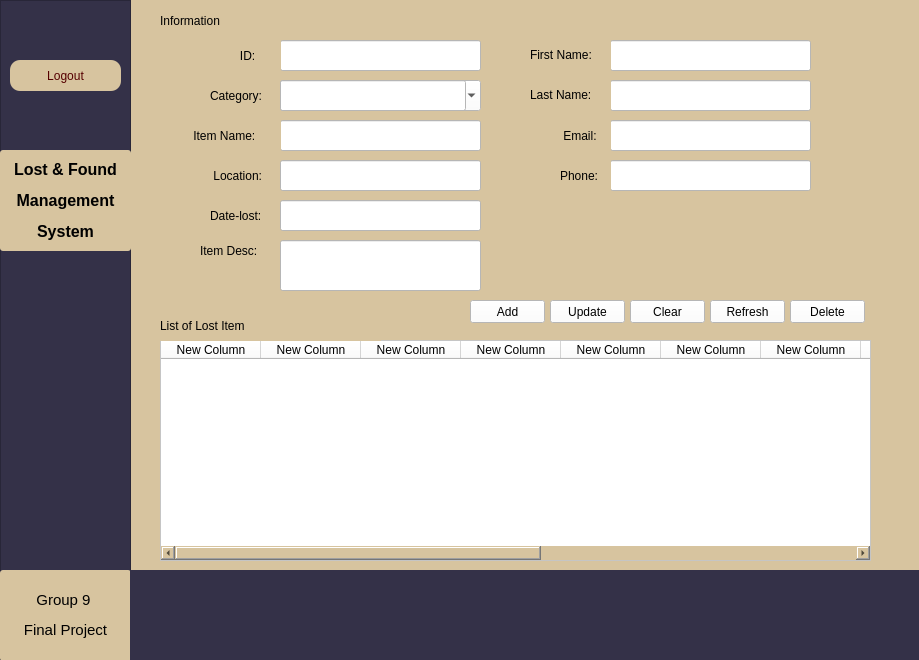
<?xml version="1.0" encoding="UTF-8"?>
<ui version="4.0">
 <class>Form</class>
 <widget class="QWidget" name="Form">
  <property name="geometry">
   <rect>
    <x>0</x>
    <y>0</y>
    <width>919</width>
    <height>660</height>
   </rect>
  </property>
  <property name="windowTitle">
   <string>Form</string>
  </property>
  <widget class="QWidget" name="widget" native="true">
   <property name="geometry">
    <rect>
     <x>-50</x>
     <y>-20</y>
     <width>1001</width>
     <height>741</height>
    </rect>
   </property>
   <property name="styleSheet">
    <string notr="true">background-color:rgb(215, 196, 159)</string>
   </property>
   <widget class="QFrame" name="frame">
    <property name="geometry">
     <rect>
      <x>50</x>
      <y>20</y>
      <width>131</width>
      <height>691</height>
     </rect>
    </property>
    <property name="styleSheet">
     <string notr="true">background-color:rgb(52, 49, 72)</string>
    </property>
    <property name="frameShape">
     <enum>QFrame::StyledPanel</enum>
    </property>
    <property name="frameShadow">
     <enum>QFrame::Raised</enum>
    </property>
    <widget class="QPushButton" name="LogoutButton">
     <property name="geometry">
      <rect>
       <x>10</x>
       <y>60</y>
       <width>111</width>
       <height>31</height>
      </rect>
     </property>
     <property name="toolTip">
      <string>&lt;html&gt;&lt;head/&gt;&lt;body&gt;&lt;p&gt;&lt;span style=&quot; color:#55ffff;&quot;&gt;dfgfdg&lt;/span&gt;&lt;/p&gt;&lt;/body&gt;&lt;/html&gt;</string>
     </property>
     <property name="whatsThis">
      <string>&lt;html&gt;&lt;head/&gt;&lt;body&gt;&lt;p&gt;&lt;span style=&quot; font-size:10pt; font-weight:600; color:#aa9c91;&quot;&gt;Logout&lt;/span&gt;&lt;/p&gt;&lt;/body&gt;&lt;/html&gt;</string>
     </property>
     <property name="styleSheet">
      <string notr="true">QPushButton{
font: 87 9pt &quot;Arial Black&quot;;
border-radius:10px;
background-color:rgb(215, 196, 159);
color:rgb(85, 0, 0);
}

QPushButton:hover{
background-color:rgb(85, 255, 127);
color:rgb(0, 0, 0);
}

QPushButton:pressed{
background-color:rgb(100,170,255);
}</string>
     </property>
     <property name="text">
      <string>Logout</string>
     </property>
    </widget>
    <widget class="QLabel" name="label_11">
     <property name="geometry">
      <rect>
       <x>0</x>
       <y>570</y>
       <width>131</width>
       <height>91</height>
      </rect>
     </property>
     <property name="styleSheet">
      <string notr="true">QLabel{
font: 87 9pt &quot;Arial Black&quot;;
border-radius:3px;
background-color:rgb(215, 196, 159);
color:rgb(0, 0, 0);
}

QLabel:hover{
background-color:rgb(85, 255, 127);
color:rgb(0, 0, 0);
}

QLabel:pressed{
background-color:rgb(170, 170, 255);
}</string>
     </property>
     <property name="text">
      <string>&lt;!DOCTYPE HTML PUBLIC &quot;-//W3C//DTD HTML 4.0//EN&quot; &quot;http://www.w3.org/TR/REC-html40/strict.dtd&quot;&gt;
&lt;html&gt;&lt;head&gt;&lt;meta name=&quot;qrichtext&quot; content=&quot;1&quot; /&gt;&lt;style type=&quot;text/css&quot;&gt;
p, li { white-space: pre-wrap; }
&lt;/style&gt;&lt;/head&gt;&lt;body style=&quot; font-family:'Arial Black'; font-size:12pt; font-weight:80; font-style:normal;&quot;&gt;
&lt;p align=&quot;center&quot; style=&quot; margin-top:12px; margin-bottom:12px; margin-left:0px; margin-right:0px; -qt-block-indent:0; text-indent:0px;&quot;&gt;&lt;span style=&quot; font-size:11pt;&quot;&gt;Group 9 &lt;/span&gt;&lt;/p&gt;
&lt;p align=&quot;center&quot; style=&quot; margin-top:12px; margin-bottom:12px; margin-left:0px; margin-right:0px; -qt-block-indent:0; text-indent:0px;&quot;&gt;&lt;span style=&quot; font-size:11pt;&quot;&gt;Final Project&lt;/span&gt;&lt;/p&gt;&lt;/body&gt;&lt;/html&gt;</string>
     </property>
    </widget>
    <widget class="QLabel" name="label_10">
     <property name="geometry">
      <rect>
       <x>0</x>
       <y>150</y>
       <width>131</width>
       <height>101</height>
      </rect>
     </property>
     <property name="styleSheet">
      <string notr="true">QLabel{
font: 87 9pt &quot;Arial Black&quot;;
border-radius:3px;
background-color:rgb(215, 196, 159);
color:rgb(0, 0, 0);
}

QLabel:hover{
background-color:rgb(85, 255, 127);
color:rgb(0, 0, 0);
}

QLabel:pressed{
background-color:rgb(170, 170, 255);
}</string>
     </property>
     <property name="text">
      <string>&lt;!DOCTYPE HTML PUBLIC &quot;-//W3C//DTD HTML 4.0//EN&quot; &quot;http://www.w3.org/TR/REC-html40/strict.dtd&quot;&gt;
&lt;html&gt;&lt;head&gt;&lt;meta name=&quot;qrichtext&quot; content=&quot;1&quot; /&gt;&lt;style type=&quot;text/css&quot;&gt;
p, li { white-space: pre-wrap; }
&lt;/style&gt;&lt;/head&gt;&lt;body style=&quot; font-family:'Arial Black'; font-size:12pt; font-weight:80; font-style:normal;&quot;&gt;
&lt;p align=&quot;center&quot; style=&quot; margin-top:12px; margin-bottom:12px; margin-left:0px; margin-right:0px; -qt-block-indent:0; text-indent:0px;&quot;&gt;&lt;span style=&quot; font-weight:600;&quot;&gt;Lost &amp;amp; Found&lt;/span&gt;&lt;/p&gt;
&lt;p align=&quot;center&quot; style=&quot; margin-top:12px; margin-bottom:12px; margin-left:0px; margin-right:0px; -qt-block-indent:0; text-indent:0px;&quot;&gt;&lt;span style=&quot; font-weight:600;&quot;&gt;Management&lt;/span&gt;&lt;/p&gt;
&lt;p align=&quot;center&quot; style=&quot; margin-top:12px; margin-bottom:12px; margin-left:0px; margin-right:0px; -qt-block-indent:0; text-indent:0px;&quot;&gt;&lt;span style=&quot; font-weight:600;&quot;&gt;System&lt;/span&gt;&lt;/p&gt;&lt;/body&gt;&lt;/html&gt;</string>
     </property>
    </widget>
   </widget>
   <widget class="QTableWidget" name="tableWidget">
    <property name="geometry">
     <rect>
      <x>210</x>
      <y>360</y>
      <width>711</width>
      <height>221</height>
     </rect>
    </property>
    <property name="styleSheet">
     <string notr="true">background-color:white;
</string>
    </property>
    <column>
     <property name="text">
      <string>New Column</string>
     </property>
    </column>
    <column>
     <property name="text">
      <string>New Column</string>
     </property>
    </column>
    <column>
     <property name="text">
      <string>New Column</string>
     </property>
    </column>
    <column>
     <property name="text">
      <string>New Column</string>
     </property>
    </column>
    <column>
     <property name="text">
      <string>New Column</string>
     </property>
    </column>
    <column>
     <property name="text">
      <string>New Column</string>
     </property>
    </column>
    <column>
     <property name="text">
      <string>New Column</string>
     </property>
    </column>
    <column>
     <property name="text">
      <string>New Column</string>
     </property>
    </column>
    <column>
     <property name="text">
      <string>New Column</string>
     </property>
    </column>
    <column>
     <property name="text">
      <string>New Column</string>
     </property>
    </column>
    <column>
     <property name="text">
      <string>New Column</string>
     </property>
    </column>
    <column>
     <property name="text">
      <string>New Column</string>
     </property>
    </column>
    <column>
     <property name="text">
      <string>New Column</string>
     </property>
    </column>
   </widget>
   <widget class="QLineEdit" name="lineEdit_3">
    <property name="geometry">
     <rect>
      <x>330</x>
      <y>140</y>
      <width>201</width>
      <height>31</height>
     </rect>
    </property>
    <property name="styleSheet">
     <string notr="true">background-color:white</string>
    </property>
   </widget>
   <widget class="QPushButton" name="DelButton">
    <property name="geometry">
     <rect>
      <x>840</x>
      <y>320</y>
      <width>75</width>
      <height>23</height>
     </rect>
    </property>
    <property name="styleSheet">
     <string notr="true">background-color:white;</string>
    </property>
    <property name="text">
     <string>Delete</string>
    </property>
   </widget>
   <widget class="QPushButton" name="SaveButton">
    <property name="geometry">
     <rect>
      <x>600</x>
      <y>320</y>
      <width>75</width>
      <height>23</height>
     </rect>
    </property>
    <property name="styleSheet">
     <string notr="true">background-color:white;</string>
    </property>
    <property name="text">
     <string>Update</string>
    </property>
   </widget>
   <widget class="QPushButton" name="UpdateButton">
    <property name="geometry">
     <rect>
      <x>760</x>
      <y>320</y>
      <width>75</width>
      <height>23</height>
     </rect>
    </property>
    <property name="styleSheet">
     <string notr="true">background-color:white;</string>
    </property>
    <property name="text">
     <string>Refresh</string>
    </property>
   </widget>
   <widget class="QLabel" name="label_13">
    <property name="geometry">
     <rect>
      <x>260</x>
      <y>100</y>
      <width>71</width>
      <height>31</height>
     </rect>
    </property>
    <property name="styleSheet">
     <string notr="true">font: 75 11pt &quot;MS Shell Dlg 2&quot;;</string>
    </property>
    <property name="text">
     <string>Category:</string>
    </property>
   </widget>
   <widget class="QLabel" name="label_14">
    <property name="geometry">
     <rect>
      <x>240</x>
      <y>140</y>
      <width>91</width>
      <height>31</height>
     </rect>
    </property>
    <property name="styleSheet">
     <string notr="true">font: 75 11pt &quot;MS Shell Dlg 2&quot;;</string>
    </property>
    <property name="text">
     <string> Item Name:</string>
    </property>
   </widget>
   <widget class="QLabel" name="label_15">
    <property name="geometry">
     <rect>
      <x>260</x>
      <y>180</y>
      <width>71</width>
      <height>31</height>
     </rect>
    </property>
    <property name="styleSheet">
     <string notr="true">font: 75 11pt &quot;MS Shell Dlg 2&quot;;</string>
    </property>
    <property name="text">
     <string> Location:</string>
    </property>
   </widget>
   <widget class="QLabel" name="label_16">
    <property name="geometry">
     <rect>
      <x>260</x>
      <y>220</y>
      <width>71</width>
      <height>31</height>
     </rect>
    </property>
    <property name="styleSheet">
     <string notr="true">font: 75 11pt &quot;MS Shell Dlg 2&quot;;</string>
    </property>
    <property name="text">
     <string>Date-lost:</string>
    </property>
   </widget>
   <widget class="QLabel" name="label_17">
    <property name="geometry">
     <rect>
      <x>250</x>
      <y>260</y>
      <width>81</width>
      <height>21</height>
     </rect>
    </property>
    <property name="styleSheet">
     <string notr="true">font: 75 11pt &quot;MS Shell Dlg 2&quot;;</string>
    </property>
    <property name="text">
     <string>Item Desc:</string>
    </property>
   </widget>
   <widget class="QLineEdit" name="lineEdit_5">
    <property name="geometry">
     <rect>
      <x>660</x>
      <y>180</y>
      <width>201</width>
      <height>31</height>
     </rect>
    </property>
    <property name="styleSheet">
     <string notr="true">background-color:white</string>
    </property>
    <property name="inputMethodHints">
     <set>Qt::ImhDigitsOnly</set>
    </property>
   </widget>
   <widget class="QLineEdit" name="lineEdit_6">
    <property name="geometry">
     <rect>
      <x>660</x>
      <y>100</y>
      <width>201</width>
      <height>31</height>
     </rect>
    </property>
    <property name="styleSheet">
     <string notr="true">background-color:white</string>
    </property>
   </widget>
   <widget class="QLineEdit" name="lineEdit_7">
    <property name="geometry">
     <rect>
      <x>660</x>
      <y>60</y>
      <width>201</width>
      <height>31</height>
     </rect>
    </property>
    <property name="styleSheet">
     <string notr="true">background-color:white</string>
    </property>
   </widget>
   <widget class="QLineEdit" name="lineEdit_8">
    <property name="geometry">
     <rect>
      <x>660</x>
      <y>140</y>
      <width>201</width>
      <height>31</height>
     </rect>
    </property>
    <property name="styleSheet">
     <string notr="true">background-color:white</string>
    </property>
   </widget>
   <widget class="QLabel" name="label_18">
    <property name="geometry">
     <rect>
      <x>580</x>
      <y>100</y>
      <width>81</width>
      <height>31</height>
     </rect>
    </property>
    <property name="toolTip">
     <string>&lt;html&gt;&lt;head/&gt;&lt;body&gt;&lt;p&gt;dfgdfg&lt;/p&gt;&lt;/body&gt;&lt;/html&gt;</string>
    </property>
    <property name="whatsThis">
     <string>&lt;html&gt;&lt;head/&gt;&lt;body&gt;&lt;p&gt;fgdgdf&lt;/p&gt;&lt;/body&gt;&lt;/html&gt;</string>
    </property>
    <property name="styleSheet">
     <string notr="true">font: 75 11pt &quot;MS Shell Dlg 2&quot;;
font color:white;</string>
    </property>
    <property name="text">
     <string>&lt;html&gt;&lt;head/&gt;&lt;body&gt;&lt;p&gt;&lt;span style=&quot; color:#000000;&quot;&gt;Last Name:&lt;/span&gt;&lt;/p&gt;&lt;/body&gt;&lt;/html&gt;</string>
    </property>
   </widget>
   <widget class="QLabel" name="label_19">
    <property name="geometry">
     <rect>
      <x>580</x>
      <y>60</y>
      <width>81</width>
      <height>31</height>
     </rect>
    </property>
    <property name="styleSheet">
     <string notr="true">font: 75 11pt &quot;MS Shell Dlg 2&quot;;</string>
    </property>
    <property name="text">
     <string>&lt;html&gt;&lt;head/&gt;&lt;body&gt;&lt;p&gt;&lt;span style=&quot; color:#000000;&quot;&gt;First Name:&lt;/span&gt;&lt;/p&gt;&lt;/body&gt;&lt;/html&gt;</string>
    </property>
   </widget>
   <widget class="QLabel" name="label_34">
    <property name="geometry">
     <rect>
      <x>610</x>
      <y>140</y>
      <width>51</width>
      <height>31</height>
     </rect>
    </property>
    <property name="styleSheet">
     <string notr="true">font: 75 11pt &quot;MS Shell Dlg 2&quot;;</string>
    </property>
    <property name="text">
     <string> Email:</string>
    </property>
   </widget>
   <widget class="QLabel" name="label_35">
    <property name="geometry">
     <rect>
      <x>610</x>
      <y>180</y>
      <width>51</width>
      <height>31</height>
     </rect>
    </property>
    <property name="styleSheet">
     <string notr="true">font: 75 11pt &quot;MS Shell Dlg 2&quot;;</string>
    </property>
    <property name="text">
     <string>Phone:</string>
    </property>
   </widget>
   <widget class="QLabel" name="label_4">
    <property name="geometry">
     <rect>
      <x>210</x>
      <y>330</y>
      <width>221</width>
      <height>31</height>
     </rect>
    </property>
    <property name="styleSheet">
     <string notr="true">font: 87 12pt &quot;Arial Black&quot;;</string>
    </property>
    <property name="text">
     <string>List of Lost Item</string>
    </property>
   </widget>
   <widget class="QLabel" name="label">
    <property name="geometry">
     <rect>
      <x>210</x>
      <y>30</y>
      <width>181</width>
      <height>21</height>
     </rect>
    </property>
    <property name="styleSheet">
     <string notr="true">font: 87 13pt &quot;Arial Black&quot;;</string>
    </property>
    <property name="text">
     <string>Information</string>
    </property>
   </widget>
   <widget class="QPushButton" name="AddBtn">
    <property name="geometry">
     <rect>
      <x>520</x>
      <y>320</y>
      <width>75</width>
      <height>23</height>
     </rect>
    </property>
    <property name="styleSheet">
     <string notr="true">background-color:white;</string>
    </property>
    <property name="text">
     <string>Add</string>
    </property>
   </widget>
   <widget class="QLineEdit" name="lineEdit_4">
    <property name="geometry">
     <rect>
      <x>330</x>
      <y>180</y>
      <width>201</width>
      <height>31</height>
     </rect>
    </property>
    <property name="styleSheet">
     <string notr="true">background-color:white</string>
    </property>
   </widget>
   <widget class="QLineEdit" name="lineEdit_9">
    <property name="geometry">
     <rect>
      <x>330</x>
      <y>60</y>
      <width>201</width>
      <height>31</height>
     </rect>
    </property>
    <property name="styleSheet">
     <string notr="true">background-color:white</string>
    </property>
   </widget>
   <widget class="QLineEdit" name="lineEdit_10">
    <property name="geometry">
     <rect>
      <x>330</x>
      <y>220</y>
      <width>201</width>
      <height>31</height>
     </rect>
    </property>
    <property name="styleSheet">
     <string notr="true">background-color:white</string>
    </property>
   </widget>
   <widget class="QLabel" name="label_20">
    <property name="geometry">
     <rect>
      <x>260</x>
      <y>60</y>
      <width>71</width>
      <height>31</height>
     </rect>
    </property>
    <property name="styleSheet">
     <string notr="true">font: 75 11pt &quot;MS Shell Dlg 2&quot;;</string>
    </property>
    <property name="text">
     <string>         ID:</string>
    </property>
   </widget>
   <widget class="QLabel" name="error">
    <property name="geometry">
     <rect>
      <x>660</x>
      <y>230</y>
      <width>221</width>
      <height>21</height>
     </rect>
    </property>
    <property name="styleSheet">
     <string notr="true">font: 75 10pt &quot;MS Shell Dlg 2&quot;; color:red;</string>
    </property>
    <property name="text">
     <string/>
    </property>
   </widget>
   <widget class="QLineEdit" name="lineEdit_11">
    <property name="geometry">
     <rect>
      <x>330</x>
      <y>260</y>
      <width>201</width>
      <height>51</height>
     </rect>
    </property>
    <property name="styleSheet">
     <string notr="true">background-color:white</string>
    </property>
    <property name="alignment">
     <set>Qt::AlignLeading|Qt::AlignLeft|Qt::AlignTop</set>
    </property>
   </widget>
   <widget class="QPushButton" name="SaveButton_2">
    <property name="geometry">
     <rect>
      <x>680</x>
      <y>320</y>
      <width>75</width>
      <height>23</height>
     </rect>
    </property>
    <property name="styleSheet">
     <string notr="true">background-color:white;</string>
    </property>
    <property name="text">
     <string>Clear</string>
    </property>
   </widget>
   <widget class="QComboBox" name="comboBox1">
    <property name="geometry">
     <rect>
      <x>330</x>
      <y>100</y>
      <width>201</width>
      <height>31</height>
     </rect>
    </property>
    <property name="autoFillBackground">
     <bool>false</bool>
    </property>
    <property name="styleSheet">
     <string notr="true">background-color:white</string>
    </property>
    <property name="editable">
     <bool>false</bool>
    </property>
    <property name="iconSize">
     <size>
      <width>16</width>
      <height>16</height>
     </size>
    </property>
    <property name="frame">
     <bool>false</bool>
    </property>
   </widget>
   <widget class="QLabel" name="error_2">
    <property name="geometry">
     <rect>
      <x>640</x>
      <y>290</y>
      <width>221</width>
      <height>21</height>
     </rect>
    </property>
    <property name="styleSheet">
     <string notr="true">font: 75 10pt &quot;MS Shell Dlg 2&quot;; color:red;</string>
    </property>
    <property name="text">
     <string/>
    </property>
   </widget>
   <widget class="QLineEdit" name="lineEdit_12">
    <property name="geometry">
     <rect>
      <x>330</x>
      <y>100</y>
      <width>186</width>
      <height>31</height>
     </rect>
    </property>
    <property name="styleSheet">
     <string notr="true">background-color:white</string>
    </property>
    <property name="readOnly">
     <bool>true</bool>
    </property>
   </widget>
   <widget class="QWidget" name="widget_2" native="true">
    <property name="geometry">
     <rect>
      <x>180</x>
      <y>590</y>
      <width>831</width>
      <height>111</height>
     </rect>
    </property>
    <property name="styleSheet">
     <string notr="true">background-color:rgb(52, 49, 72)</string>
    </property>
   </widget>
  </widget>
 </widget>
 <resources/>
 <connections/>
</ui>
